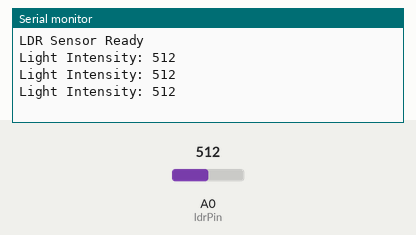
This sketch was run on a simulated Arduino Uno, built with avr-gcc and run on an emulated ATmega328P. On the bench: the last lines printed to the serial monitor. The inputs (shaded band) are chosen by the test bench; at power-on: A0 (ldrPin) = 512.

Above: at 1.3 s.
1.4 s: A0 (ldrPin) set to 716
At 1.9 s:
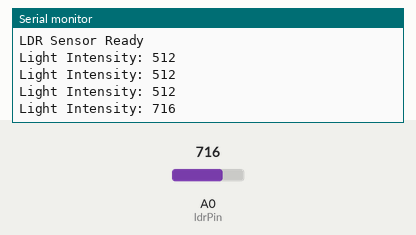
2.9 s: A0 (ldrPin) set to 900
At 3.4 s:
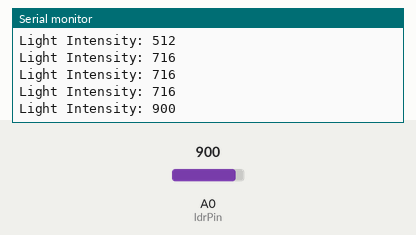
Timing chart, 0 to 5.9 s (numbered marks = the images above; inputs shaded):
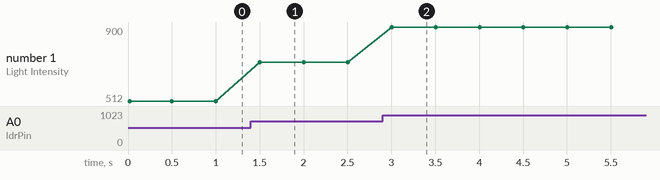

Measured:
- after the input at 1.4 s, the serial monitor: prints a new line after 0.10 s (image 1)
- after the input at 2.9 s, the serial monitor: prints a new line after 0.10 s (image 2)
- plotted number 1: 512 → 716 after the input at 1.4 s, 716 → 900 after the input at 2.9 s

The sketch:

main.ino
```cpp
const int ldrPin = A0; // LDR connected to Analog Pin A0

void setup() {
  Serial.begin(9600); // Start the Serial Monitor
  pinMode(ldrPin, INPUT); // Set the LDR pin as input
  Serial.println("LDR Sensor Ready");
}

void loop() {
  int lightValue = analogRead(ldrPin); // Read analog value from LDR

  Serial.print("Light Intensity: ");
  Serial.println(lightValue); // Print light intensity value

  delay(500); // Wait for 500 milliseconds
}
```
